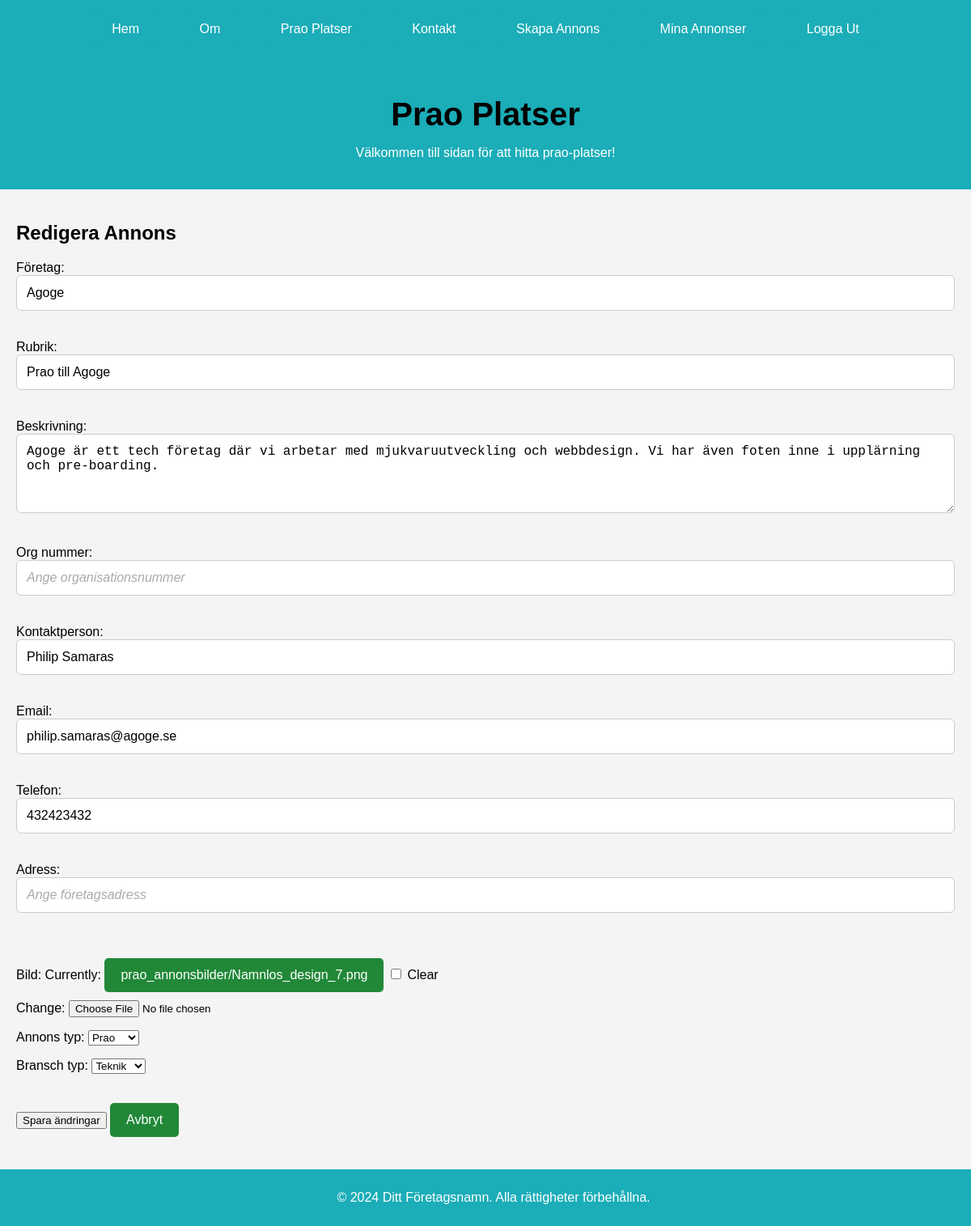
/1/edit/ (signed in), run on the app's committed database.
### praktik/models.py (models this page shows, shortened)
class PraoAnnons(models.Model):
    ANNONSTYP_CHOICES = [
        ('apl', 'APL'),
        ('praktik', 'Praktik'),
        ('prao', 'Prao'),
    ]
    BRANSCHTYP_CHOICES = [
        ('teknik', 'Teknik'),
        ('vård', 'Vård'),
        ('handel', 'Handel'),
        ('service', 'Service'),
        ('fordon', 'Fordon'),
        ('industri', 'Industri'),
    ]
    företag = models.CharField(max_length=255)
    rubrik = models.CharField(max_length=255)
    beskrivning = models.TextField()
    org_nummer = models.CharField(max_length=12, null=True, blank=True)
    kontaktperson = models.CharField(max_length=255)
    email = models.EmailField()
    telefon = models.CharField(max_length=20)
    annons_typ = models.CharField(max_length=10, choices=ANNONSTYP_CHOICES)
    bransch_typ = models.CharField(max_length=10, choices=BRANSCHTYP_CHOICES, default='Okänd')
    publicerad_datum = models.DateTimeField(auto_now_add=True)
    adress = models.CharField(max_length=255, null=True, blank=True)
    användare = models.ForeignKey(User, on_delete=models.CASCADE)
    bild = models.ImageField(upload_to='prao_annonsbilder/', blank=True, null=True)

### praktik/views.py (the view)
# urls.py: path('<int:annons_id>/edit/', views.edit_annons, name='edit_annons'),  # Redigera annons
@login_required
def edit_annons(request, annons_id):
    annons = get_object_or_404(PraoAnnons, id=annons_id, användare=request.user)  # Säkerställ att användaren äger annonsen
    if request.method == "POST":
        form = PraoAnnonsForm(request.POST, request.FILES, instance=annons)
        if form.is_valid():
            form.save()
            messages.success(request, "Annonsen har uppdaterats.")
            return redirect('mina_annonser')
    else:
        form = PraoAnnonsForm(instance=annons)
    return render(request, 'annonser/edit_annons.html', {'form': form, 'annons': annons})

### praktik/templates/annonser/edit_annons.html (shortened to what this page needs)
{% extends 'base.html' %}
{% block content %}
<h2>Redigera Annons</h2>
<form method="post" enctype="multipart/form-data">
    {{ form.as_p }}
    <button type="submit">Spara ändringar</button>
    <a href="{% url 'mina_annonser' %}">Avbryt</a>
</form>
{% endblock %}

### praktik/static/CSS/style.css (style rules this page uses)
a { display: inline-block; margin-top: 20px; padding: 12px 20px; background-color: #218838; color: white; text-decoration: none; border-radius: 5px; transition: background-color 0.3s; }
.form-control { width: 100%; padding: 12px; border-radius: 6px; border: 1px solid #ccc; margin-bottom: 20px; font-size: 16px; box-sizing: border-box; transition: all 0.3s ease; }
.form-control-file { margin-top: 10px; }
.form-control::placeholder { color: #aaa; font-style: italic; }

### praktik/templates/base.html (style rules this page uses)
html, body { margin: 0; padding: 0; overflow-x: hidden; }
body { font-family: Arial, sans-serif; background-color: #f4f4f4; margin: 0; padding: 0; }

### data on the page
PraoAnnons: företag "Agoge", rubrik "Prao till Agoge", beskrivning "Agoge är ett tech företag där vi arbetar med mjukvaruutveckling och webbdesign. Vi har även foten inne i upplärning och pre-boarding.", kontaktperson "Philip Samaras", email "philip.samaras@agoge.se", telefon "432423432", annons_typ "Prao", bransch_typ "Teknik"
